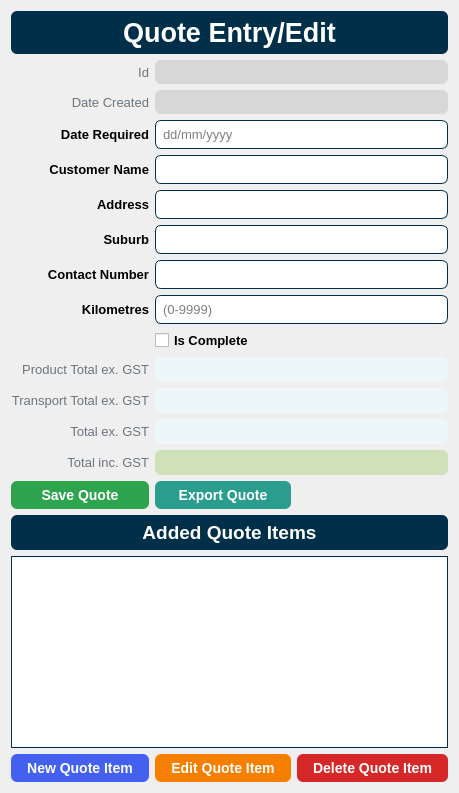
      <widget class="QWidget" name="pageQuoteEntry">
       <layout class="QGridLayout" name="gridLayout_16">
        <item row="19" column="0">
         <widget class="QPushButton" name="btnNewQuoteItem">
          <property name="focusPolicy">
           <enum>Qt::NoFocus</enum>
          </property>
          <property name="styleSheet">
           <string notr="true">background-color: #4361ee;
border: 1px solid rgba(27, 31, 35, .15);
border-radius: 6px;
color: #fff;
font-family: &quot;Helvetica&quot;;
font-size: 14px;
font-weight: 600;
line-height: 20px;
padding: 6px 16px;
position: relative;
text-align: center;
text-decoration: none;
vertical-align: middle;
white-space: nowrap;</string>
          </property>
          <property name="text">
           <string>New Quote Item</string>
          </property>
         </widget>
        </item>
        <item row="5" column="0">
         <widget class="QLabel" name="lblQuote_Address">
          <property name="styleSheet">
           <string notr="true">font-family: &quot;Helvetica&quot;;
font-weight: 700;
font-size: 10pt;</string>
          </property>
          <property name="text">
           <string>Address</string>
          </property>
          <property name="alignment">
           <set>Qt::AlignRight|Qt::AlignTrailing|Qt::AlignVCenter</set>
          </property>
         </widget>
        </item>
        <item row="4" column="1" colspan="2">
         <widget class="QLineEdit" name="txtQuote_Name">
          <property name="styleSheet">
           <string notr="true">border: 1px solid #003049;
border-radius: 6px;
font-family: &quot;Helvetica&quot;;
font-size: 10pt;
padding: 5px;</string>
          </property>
          <property name="maxLength">
           <number>100</number>
          </property>
         </widget>
        </item>
        <item row="8" column="1" colspan="2">
         <widget class="QLineEdit" name="txtQuote_Kilometres">
          <property name="styleSheet">
           <string notr="true">border: 1px solid #003049;
border-radius: 6px;
font-family: &quot;Helvetica&quot;;
font-size: 10pt;
padding: 5px;</string>
          </property>
          <property name="placeholderText">
           <string>(0-9999)</string>
          </property>
         </widget>
        </item>
        <item row="5" column="1" colspan="2">
         <widget class="QLineEdit" name="txtQuote_Address">
          <property name="styleSheet">
           <string notr="true">border: 1px solid #003049;
border-radius: 6px;
font-family: &quot;Helvetica&quot;;
font-size: 10pt;
padding: 5px;</string>
          </property>
          <property name="maxLength">
           <number>100</number>
          </property>
         </widget>
        </item>
        <item row="12" column="0">
         <widget class="QLabel" name="lblQuote_TransportTotalExGST_Label">
          <property name="font">
           <font>
            <family>Helvetica</family>
            <pointsize>10</pointsize>
            <weight>37</weight>
            <bold>false</bold>
           </font>
          </property>
          <property name="styleSheet">
           <string notr="true">color: #6c757d;
font-family: &quot;Helvetica&quot;;
font-weight: 300;
font-size: 10pt</string>
          </property>
          <property name="text">
           <string>Transport Total ex. GST</string>
          </property>
          <property name="alignment">
           <set>Qt::AlignRight|Qt::AlignTrailing|Qt::AlignVCenter</set>
          </property>
         </widget>
        </item>
        <item row="11" column="1" colspan="2">
         <widget class="QLabel" name="lblQuote_ProductTotalExGST">
          <property name="font">
           <font>
            <family>Helvetica</family>
            <pointsize>10</pointsize>
           </font>
          </property>
          <property name="styleSheet">
           <string notr="true">background-color: #edf6f9;
border-radius: 6px;
font-family: &quot;Helvetica&quot;;
font-size: 10pt;
padding: 5px;</string>
          </property>
          <property name="text">
           <string/>
          </property>
         </widget>
        </item>
        <item row="16" column="0" colspan="3">
         <widget class="QLabel" name="lblQuoteItem_Header">
          <property name="styleSheet">
           <string notr="true">border: 1px solid rgba(27, 31, 35, .15);
border-radius: 6px;
background-color: #003049;
color: #ffffff;
font-size: 14pt;
font-family: &quot;Helvetica&quot;;
font-style: normal;
font-weight: 700;
padding: 6px;</string>
          </property>
          <property name="text">
           <string>Added Quote Items</string>
          </property>
          <property name="alignment">
           <set>Qt::AlignCenter</set>
          </property>
         </widget>
        </item>
        <item row="12" column="1" colspan="2">
         <widget class="QLabel" name="lblQuote_TransportTotalExGST">
          <property name="font">
           <font>
            <family>Helvetica</family>
            <pointsize>10</pointsize>
           </font>
          </property>
          <property name="styleSheet">
           <string notr="true">background-color: #edf6f9;
border-radius: 6px;
font-family: &quot;Helvetica&quot;;
font-size: 10pt;
padding: 5px;</string>
          </property>
          <property name="text">
           <string/>
          </property>
         </widget>
        </item>
        <item row="18" column="0" colspan="3">
         <widget class="QTableWidget" name="tblQuoteItems">
          <property name="focusPolicy">
           <enum>Qt::NoFocus</enum>
          </property>
          <property name="styleSheet">
           <string notr="true">border: 1px solid #003049;
font-family: &quot;Helvetica&quot;;
font-size: 10pt;</string>
          </property>
          <property name="editTriggers">
           <set>QAbstractItemView::NoEditTriggers</set>
          </property>
          <property name="selectionMode">
           <enum>QAbstractItemView::SingleSelection</enum>
          </property>
          <property name="selectionBehavior">
           <enum>QAbstractItemView::SelectRows</enum>
          </property>
          <property name="sortingEnabled">
           <bool>true</bool>
          </property>
          <attribute name="horizontalHeaderStretchLastSection">
           <bool>true</bool>
          </attribute>
          <attribute name="verticalHeaderVisible">
           <bool>false</bool>
          </attribute>
          <attribute name="verticalHeaderStretchLastSection">
           <bool>false</bool>
          </attribute>
         </widget>
        </item>
        <item row="1" column="0">
         <widget class="QLabel" name="lblQuoteId_Label">
          <property name="font">
           <font>
            <family>Helvetica</family>
            <pointsize>10</pointsize>
            <weight>37</weight>
            <bold>false</bold>
           </font>
          </property>
          <property name="styleSheet">
           <string notr="true">color: #6c757d;
font-family: &quot;Helvetica&quot;;
font-weight: 300;
font-size: 10pt</string>
          </property>
          <property name="text">
           <string>Id</string>
          </property>
          <property name="alignment">
           <set>Qt::AlignRight|Qt::AlignTrailing|Qt::AlignVCenter</set>
          </property>
         </widget>
        </item>
        <item row="2" column="1" colspan="2">
         <widget class="QLabel" name="lblQuote_DateCreated">
          <property name="styleSheet">
           <string notr="true">background-color: rgb(215, 215, 215);
border-radius: 6px;
font-family: &quot;Helvetica&quot;;
padding: 5px;</string>
          </property>
          <property name="text">
           <string/>
          </property>
         </widget>
        </item>
        <item row="13" column="0">
         <widget class="QLabel" name="lblQuote_TotalExGST_Label">
          <property name="font">
           <font>
            <family>Helvetica</family>
            <pointsize>10</pointsize>
            <weight>37</weight>
            <bold>false</bold>
           </font>
          </property>
          <property name="styleSheet">
           <string notr="true">color: #6c757d;
font-family: &quot;Helvetica&quot;;
font-weight: 300;
font-size: 10pt</string>
          </property>
          <property name="text">
           <string>Total ex. GST</string>
          </property>
          <property name="alignment">
           <set>Qt::AlignRight|Qt::AlignTrailing|Qt::AlignVCenter</set>
          </property>
         </widget>
        </item>
        <item row="15" column="1">
         <widget class="QPushButton" name="btnExportQuote_Entry">
          <property name="focusPolicy">
           <enum>Qt::NoFocus</enum>
          </property>
          <property name="styleSheet">
           <string notr="true">background-color: #2a9d8f;
border: 1px solid rgba(27, 31, 35, .15);
border-radius: 6px;
color: #fff;
font-family: &quot;Helvetica&quot;;
font-size: 14px;
font-weight: 600;
line-height: 20px;
padding: 6px 16px;
position: relative;
text-align: center;
text-decoration: none;
vertical-align: middle;
white-space: nowrap;</string>
          </property>
          <property name="text">
           <string>Export Quote</string>
          </property>
         </widget>
        </item>
        <item row="19" column="1">
         <widget class="QPushButton" name="btnEditQuoteItem">
          <property name="focusPolicy">
           <enum>Qt::NoFocus</enum>
          </property>
          <property name="styleSheet">
           <string notr="true">background-color: #f77f00;
border: 1px solid rgba(27, 31, 35, .15);
border-radius: 6px;
color: #fff;
font-family: &quot;Helvetica&quot;;
font-size: 14px;
font-weight: 600;
line-height: 20px;
padding: 6px 16px;
position: relative;
text-align: center;
text-decoration: none;
vertical-align: middle;
white-space: nowrap;</string>
          </property>
          <property name="text">
           <string>Edit Quote Item</string>
          </property>
         </widget>
        </item>
        <item row="8" column="0">
         <widget class="QLabel" name="lblQuote_Kilometres">
          <property name="styleSheet">
           <string notr="true">font-family: &quot;Helvetica&quot;;
font-weight: 700;
font-size: 10pt;</string>
          </property>
          <property name="text">
           <string>Kilometres</string>
          </property>
          <property name="alignment">
           <set>Qt::AlignRight|Qt::AlignTrailing|Qt::AlignVCenter</set>
          </property>
         </widget>
        </item>
        <item row="0" column="0" colspan="3">
         <widget class="QLabel" name="lblQuoteEntry_Header">
          <property name="styleSheet">
           <string notr="true">border: 1px solid rgba(27, 31, 35, .15);
border-radius: 6px;
background-color: #003049;
color: #ffffff;
font-size: 20pt;
font-family: &quot;Helvetica&quot;;
font-style: normal;
font-weight: 700;
padding: 6px;</string>
          </property>
          <property name="text">
           <string>Quote Entry/Edit</string>
          </property>
          <property name="alignment">
           <set>Qt::AlignCenter</set>
          </property>
         </widget>
        </item>
        <item row="7" column="1" colspan="2">
         <widget class="QLineEdit" name="txtQuote_ContactNumber">
          <property name="styleSheet">
           <string notr="true">border: 1px solid #003049;
border-radius: 6px;
font-family: &quot;Helvetica&quot;;
font-size: 10pt;
padding: 5px;</string>
          </property>
          <property name="maxLength">
           <number>100</number>
          </property>
         </widget>
        </item>
        <item row="6" column="1" colspan="2">
         <widget class="QLineEdit" name="txtQuote_Suburb">
          <property name="styleSheet">
           <string notr="true">border: 1px solid #003049;
border-radius: 6px;
font-family: &quot;Helvetica&quot;;
font-size: 10pt;
padding: 5px;</string>
          </property>
          <property name="maxLength">
           <number>100</number>
          </property>
         </widget>
        </item>
        <item row="7" column="0">
         <widget class="QLabel" name="lblQuote_ContactNumber">
          <property name="styleSheet">
           <string notr="true">font-family: &quot;Helvetica&quot;;
font-weight: 700;
font-size: 10pt;</string>
          </property>
          <property name="text">
           <string>Contact Number</string>
          </property>
          <property name="alignment">
           <set>Qt::AlignRight|Qt::AlignTrailing|Qt::AlignVCenter</set>
          </property>
         </widget>
        </item>
        <item row="2" column="0">
         <widget class="QLabel" name="lblQuote_DateCreated_Label">
          <property name="font">
           <font>
            <family>Helvetica</family>
            <pointsize>10</pointsize>
            <weight>37</weight>
            <bold>false</bold>
           </font>
          </property>
          <property name="styleSheet">
           <string notr="true">color: #6c757d;
font-family: &quot;Helvetica&quot;;
font-weight: 300;
font-size: 10pt</string>
          </property>
          <property name="text">
           <string>Date Created</string>
          </property>
          <property name="alignment">
           <set>Qt::AlignRight|Qt::AlignTrailing|Qt::AlignVCenter</set>
          </property>
         </widget>
        </item>
        <item row="13" column="1" colspan="2">
         <widget class="QLabel" name="lblQuote_TotalExGST">
          <property name="font">
           <font>
            <family>Helvetica</family>
            <pointsize>10</pointsize>
           </font>
          </property>
          <property name="styleSheet">
           <string notr="true">background-color: #edf6f9;
border-radius: 6px;
font-family: &quot;Helvetica&quot;;
font-size: 10pt;
padding: 5px;</string>
          </property>
          <property name="text">
           <string/>
          </property>
         </widget>
        </item>
        <item row="3" column="1" colspan="2">
         <widget class="QLineEdit" name="txtQuote_DateRequired">
          <property name="styleSheet">
           <string notr="true">border: 1px solid #003049;
border-radius: 6px;
font-family: &quot;Helvetica&quot;;
font-size: 10pt;
padding: 5px;</string>
          </property>
          <property name="placeholderText">
           <string>dd/mm/yyyy</string>
          </property>
          <property name="clearButtonEnabled">
           <bool>false</bool>
          </property>
         </widget>
        </item>
        <item row="11" column="0">
         <widget class="QLabel" name="lblQuote_ProductTotalExGst_Label">
          <property name="font">
           <font>
            <family>Helvetica</family>
            <pointsize>10</pointsize>
            <weight>37</weight>
            <bold>false</bold>
           </font>
          </property>
          <property name="styleSheet">
           <string notr="true">color: #6c757d;
font-family: &quot;Helvetica&quot;;
font-weight: 300;
font-size: 10pt</string>
          </property>
          <property name="text">
           <string>Product Total ex. GST</string>
          </property>
          <property name="alignment">
           <set>Qt::AlignRight|Qt::AlignTrailing|Qt::AlignVCenter</set>
          </property>
         </widget>
        </item>
        <item row="3" column="0">
         <widget class="QLabel" name="lblQuote_DateRequired">
          <property name="styleSheet">
           <string notr="true">font-family: &quot;Helvetica&quot;;
font-weight: 700;
font-size: 10pt;</string>
          </property>
          <property name="text">
           <string>Date Required</string>
          </property>
          <property name="alignment">
           <set>Qt::AlignRight|Qt::AlignTrailing|Qt::AlignVCenter</set>
          </property>
         </widget>
        </item>
        <item row="1" column="1" colspan="2">
         <widget class="QLabel" name="lblQuoteId">
          <property name="styleSheet">
           <string notr="true">background-color: rgb(215, 215, 215);
border-radius: 6px;
font-family: &quot;Helvetica&quot;;
padding: 5px;</string>
          </property>
          <property name="text">
           <string/>
          </property>
         </widget>
        </item>
        <item row="14" column="1" colspan="2">
         <widget class="QLabel" name="lblQuote_TotalIncGST">
          <property name="font">
           <font>
            <family>Helvetica</family>
            <pointsize>10</pointsize>
            <weight>87</weight>
            <bold>true</bold>
           </font>
          </property>
          <property name="styleSheet">
           <string notr="true">background-color: #cfe1b9;
border-radius: 6px;
color: #283618;
font-family: &quot;Helvetica&quot;;
font-size: 10pt;
font-weight: 700;
padding: 5px;</string>
          </property>
          <property name="text">
           <string/>
          </property>
         </widget>
        </item>
        <item row="15" column="0">
         <widget class="QPushButton" name="btnSaveQuote">
          <property name="focusPolicy">
           <enum>Qt::NoFocus</enum>
          </property>
          <property name="styleSheet">
           <string notr="true">background-color: #2ea44f;
border: 1px solid rgba(27, 31, 35, .15);
border-radius: 6px;
color: #fff;
font-family: &quot;Helvetica&quot;;
font-size: 14px;
font-weight: 600;
line-height: 20px;
padding: 6px 16px;
position: relative;
text-align: center;
text-decoration: none;
vertical-align: middle;
white-space: nowrap;</string>
          </property>
          <property name="text">
           <string>Save Quote</string>
          </property>
         </widget>
        </item>
        <item row="19" column="2">
         <widget class="QPushButton" name="btnDeleteQuoteItem">
          <property name="focusPolicy">
           <enum>Qt::NoFocus</enum>
          </property>
          <property name="styleSheet">
           <string notr="true">background-color: #d62828;
border: 1px solid rgba(27, 31, 35, .15);
border-radius: 6px;
color: #fff;
font-family: &quot;Helvetica&quot;;
font-size: 14px;
font-weight: 600;
line-height: 20px;
padding: 6px 16px;
position: relative;
text-align: center;
text-decoration: none;
vertical-align: middle;
white-space: nowrap;</string>
          </property>
          <property name="text">
           <string>Delete Quote Item</string>
          </property>
         </widget>
        </item>
        <item row="6" column="0">
         <widget class="QLabel" name="lblQuote_Suburb">
          <property name="styleSheet">
           <string notr="true">font-family: &quot;Helvetica&quot;;
font-weight: 700;
font-size: 10pt;</string>
          </property>
          <property name="text">
           <string>Suburb</string>
          </property>
          <property name="alignment">
           <set>Qt::AlignRight|Qt::AlignTrailing|Qt::AlignVCenter</set>
          </property>
         </widget>
        </item>
        <item row="4" column="0">
         <widget class="QLabel" name="lblQuote_Name">
          <property name="styleSheet">
           <string notr="true">font-family: &quot;Helvetica&quot;;
font-weight: 700;
font-size: 10pt;</string>
          </property>
          <property name="text">
           <string>Customer Name</string>
          </property>
          <property name="alignment">
           <set>Qt::AlignRight|Qt::AlignTrailing|Qt::AlignVCenter</set>
          </property>
         </widget>
        </item>
        <item row="14" column="0">
         <widget class="QLabel" name="lblQuote_TotalIncGST_Label">
          <property name="font">
           <font>
            <family>Helvetica</family>
            <pointsize>10</pointsize>
            <weight>37</weight>
            <bold>false</bold>
           </font>
          </property>
          <property name="styleSheet">
           <string notr="true">color: #6c757d;
font-family: &quot;Helvetica&quot;;
font-weight: 300;
font-size: 10pt</string>
          </property>
          <property name="text">
           <string>Total inc. GST</string>
          </property>
          <property name="alignment">
           <set>Qt::AlignRight|Qt::AlignTrailing|Qt::AlignVCenter</set>
          </property>
         </widget>
        </item>
        <item row="9" column="1">
         <widget class="QCheckBox" name="chkQuote_Completed">
          <property name="focusPolicy">
           <enum>Qt::NoFocus</enum>
          </property>
          <property name="styleSheet">
           <string notr="true">font-family: &quot;Helvetica&quot;;
font-weight: 700;
font-size: 10pt;</string>
          </property>
          <property name="text">
           <string>Is Complete</string>
          </property>
          <property name="tristate">
           <bool>false</bool>
          </property>
         </widget>
        </item>
       </layout>
       <zorder>tblQuoteItems</zorder>
       <zorder>txtQuote_ContactNumber</zorder>
       <zorder>txtQuote_Suburb</zorder>
       <zorder>lblQuoteItem_Header</zorder>
       <zorder>txtQuote_DateRequired</zorder>
       <zorder>txtQuote_Kilometres</zorder>
       <zorder>lblQuoteId_Label</zorder>
       <zorder>lblQuote_DateCreated_Label</zorder>
       <zorder>txtQuote_Name</zorder>
       <zorder>lblQuoteId</zorder>
       <zorder>txtQuote_Address</zorder>
       <zorder>lblQuote_Kilometres</zorder>
       <zorder>lblQuote_DateCreated</zorder>
       <zorder>lblQuote_Address</zorder>
       <zorder>lblQuote_DateRequired</zorder>
       <zorder>lblQuote_Name</zorder>
       <zorder>lblQuote_Suburb</zorder>
       <zorder>lblQuote_ContactNumber</zorder>
       <zorder>lblQuoteEntry_Header</zorder>
       <zorder>lblQuote_ProductTotalExGst_Label</zorder>
       <zorder>lblQuote_ProductTotalExGST</zorder>
       <zorder>lblQuote_TransportTotalExGST_Label</zorder>
       <zorder>lblQuote_TransportTotalExGST</zorder>
       <zorder>lblQuote_TotalExGST_Label</zorder>
       <zorder>lblQuote_TotalExGST</zorder>
       <zorder>lblQuote_TotalIncGST_Label</zorder>
       <zorder>lblQuote_TotalIncGST</zorder>
       <zorder>btnNewQuoteItem</zorder>
       <zorder>btnEditQuoteItem</zorder>
       <zorder>btnDeleteQuoteItem</zorder>
       <zorder>btnSaveQuote</zorder>
       <zorder>btnExportQuote_Entry</zorder>
       <zorder>chkQuote_Completed</zorder>
      </widget>
